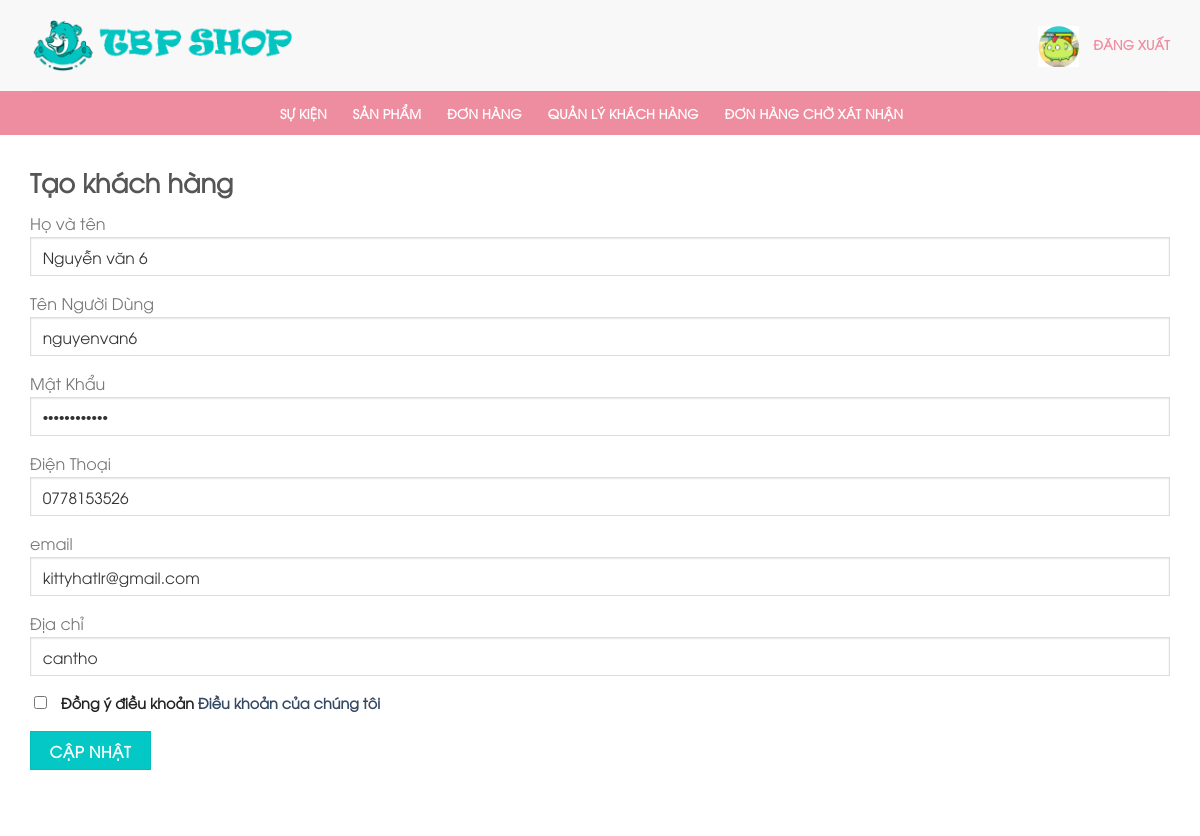
The page /Editcutomer.php?edit=nguyenvan6 on the database its author committed.
### tables this page shows
CREATE TABLE `customer` (
  `Customer_ID` varchar(100) NOT NULL,
  `Full_name` varchar(150) NOT NULL,
  `Username` varchar(100) NOT NULL,
  `Password` varchar(100) NOT NULL,
  `Phone` varchar(14) NOT NULL,
  `Email` varchar(100) NOT NULL,
  `Address` varchar(255) NOT NULL,
  `Image` varchar(100) NOT NULL,
  `Startus` varchar(100) NOT NULL,
  `Point` int(10) NOT NULL
);

### Account.php (called while the page is built, shortened)
<?php
class Account {
    public function seach($conn){
        $id = $_GET['edit'];
        $sql = "SELECT * FROM customer where  Customer_ID='$id'";
        $result = $conn->query($sql);
        return $result;
    }
}

### Editcutomer.php (the view, shortened to what this page needs)
<!DOCTYPE html>
<html lang="vi" class="loading-site no-js">
    <head>
        <link rel='stylesheet' id='wp-block-library-css'
              href='./includes/css/dist/block-library/style.min234e.css?ver=5.5.7' type='text/css' media='all' />
        <link rel='stylesheet' id='wc-block-vendors-style-css'
              href='./content/plugins/woocommerce/packages/woocommerce-blocks/build/vendors-style6b00.css?ver=3.4.0'
              type='text/css' media='all' />
        <link rel='stylesheet' id='wc-block-style-css'
              href='./content/plugins/woocommerce/packages/woocommerce-blocks/build/style6b00.css?ver=3.4.0'
              type='text/css' media='all' />
        <link rel='stylesheet' id='contact-form-7-css'
              href='./content/plugins/contact-form-7/includes/css/stylesde54.css?ver=5.3' type='text/css' media='all' />
        <link rel='stylesheet' id='wcva-shop-frontend-css'
              href='./content/plugins/woocommerce-colororimage-variation-select/css/shop-frontend234e.css?ver=5.5.7'
              type='text/css' media='all' />
        <link rel='stylesheet' id='dashicons-css' href='./includes/css/dashicons.min234e.css?ver=5.5.7' type='text/css'
              media='all' />
        <link rel='stylesheet' id='flatsome-ionicons-css'
              href='././maxcdn.bootstrapcdn.com/font-awesome/4.7.0/css/font-awesome.min234e.css?ver=5.5.7' type='text/css'
              media='all' />
        <link rel='stylesheet' id='flatsome-icons-css'
              href='./content/themes/flatsome/assets/css/fl-iconsae34.css?ver=3.12' type='text/css' media='all' />
        <link rel='stylesheet' id='flatsome-main-css'
              href='./content/themes/flatsome/assets/css/flatsomee56c.css?ver=3.12.2' type='text/css' media='all' />
        <link rel='stylesheet' id='flatsome-shop-css'
              href='./content/themes/flatsome/assets/css/flatsome-shope56c.css?ver=3.12.2' type='text/css' media='all' />
        <link rel='stylesheet' id='flatsome-style-css' href='./content/themes/web-khoi-nghiep/style6aec.css?ver=3.0'
              type='text/css' media='all' />
        <link rel="stylesheet" href="./admin/css/css.css">
    </head>
    <body
        <div class="archive post-type-archive post-type-archive-product theme-flatsome woocommerce woocommerce-page woocommerce-no-js lightbox nav-dropdown-has-arrow">
            <div id="wrapper">
                <header id="header" class="header has-sticky sticky-jump">
                    <div class="header-wrapper">
                        <div class="header-wrapper">
                            <div id="masthead" class="header-main hide-for-sticky">
                                <div class="header-inner flex-row container logo-left medium-logo-center" role="navigation">
                                    <div id="logo" class="flex-col logo">
                                        <a href="admin.php" title="Gấu bông siêu đẹp - Một trang web mới Của TBP.Shop"
                                           rel="home">
                                            <img width="281" height="91" src="content/uploads/2020/10/logoshop.png"
                                                 class="header_logo header-logo" alt="Gấu bông siêu đẹp" /><img width="281"
                                                 alt="Gấu bông siêu đẹp" /></a>
                                    </div>
                                    <div class="flex-col hide-for-medium flex-right">
                                        <ul class="header-nav header-nav-main nav nav-right  nav-uppercase">
                                            <li id="dangxuat" style="display: block;" title="ADMIN">
                                                <img src="admin/images/avata.png" alt="" srcset="" id="avatar">
                                                <a href="Dangnhap.php">
                                                    <span id="Đăng xuất">
                                                        Đăng Xuất
                                                    </span>
                                                </a>
                                            </li>
                                        </ul>
                                    </div>
                                </div>
                                <div class="container">
                                    <div class="top-divider full-width"></div>
                                </div>
                            </div>
                            <div id="wide-nav" class="header-bottom wide-nav nav-dark flex-has-center hide-for-medium">
                                <div class="flex-row container">
                                    <div class="flex-col hide-for-medium flex-center">
                                        <ul class="nav header-nav header-bottom-nav nav-center  nav-spacing-xlarge nav-uppercase">
                                            <li id="menu-item-50"
                                                class="menu-item menu-item-type-post_type menu-item-object-page menu-item-home menu-item-50">
                                                <a href="admin.php" class="nav-top-link">Sự kiện</a></li>
                                            <li id="menu-item-583"
                                                class="menu-item menu-item-type-taxonomy menu-item-object-product_cat menu-item-583">
                                                <a href="manageproduct.php" class="nav-top-link">Sản Phẩm</a></li>
                                            <li id="menu-item-584"
                                                class="menu-item menu-item-type-taxonomy menu-item-object-product_cat menu-item-584">
                                                <a href="donhang_xatnhan.php" class="nav-top-link">Đơn hàng</a></li>
                                            <li id="menu-item-585"
                                                class="menu-item menu-item-type-taxonomy menu-item-object-product_cat menu-item-585">
                                                <a href="managecustomer.php" class="nav-top-link">Quản lý khách hàng</a>
                                            </li>
                                            <li id="menu-item-586"
                                                class="menu-item menu-item-type-taxonomy menu-item-object-product_cat menu-item-586">
                                                <a href="donhang.php" class="nav-top-link">Đơn hàng chờ xát nhận</a></li>
                                        </ul>
                                    </div>
                                </div>
                            </div>
                            <div class="header-bg-container fill">
                                <div class="header-bg-image fill"></div>
                                <div class="header-bg-color fill"></div>
                            </div>
                        </div>
                </header>
                <main id="main" class="">
                    <div class="row category-page-row">
                        <div class="col large-12">
                            <div class="shop-container">
                                <div class="woocommerce-notices-wrapper">
                                    <section>
                                        <div class="noi-dung">
                                            <div class="form">
                                                <h2>Tạo khách hàng</h2>
                                                <form action="#" method="post">
                                                    <?php
                                                    require_once './Account.php';
                                                    require_once './Connett.php';
                                                    $call = new Account("", "", "", "", "", "", "", "", "","");
                                                    $results = $call->seach($conn);
                                                    while ($roww = $results->fetch_assoc()) {
                                                        ?>
                                                        <div class="input-form">
                                                            <span>Họ và tên</span>
                                                            <input  value="<?php echo $roww['Full_name'] ?>" type="text" name="fullname"  required title="Vui lòng nhập họ và tên">
                                                        </div>
                                                        <div class="input-form">
                                                            <span>Tên Người Dùng</span>
                                                            <input disabled="" value="<?php echo $roww['Customer_ID'] ?>" type="text" name="name" pattern="[A-Za-z0-9]{5,30}" title="Sử dụng Tên không có ký tự đặc biệt hoặc khoảng trống" required>
                                                        </div>
                                                        <div class="input-form">
                                                            <span>Mật Khẩu</span>
                                                            <input  value="<?php echo $roww['Password'] ?>" type="password" name="password" pattern="(?=.*\d)(?=.*[a-z])(?=.*[A-Z]).{8,}"  title="Phải chứa ít nhất một số và một chữ cái viết hoa và viết thường và ít nhất 8 ký tự" required>
                                                        </div>
                                                        <div class="input-form">
                                                            <span>Điện Thoại</span>
                                                            <input  value="<?php echo $roww['Phone'] ?>" type="text" name="phone" pattern="[0]{1}[1-9]{1}[0-9]{8,9}" title="Vui lòng Nhập đúng Số điện thoại" required>
                                                        </div>
                                                        <div class="input-form">
                                                            <span>email</span>
                                                            <input  value="<?php echo $roww['Email'] ?>" type="email" name="email" title="Vui lòng nhập Email" required>
                                                        </div>
                                                        <div class="input-form">
                                                            <span>Địa chỉ</span>
                                                            <input  value="<?php echo $roww['Address'] ?>" type="text" name="diachi" title="Nhập địa chỉ" required>
                                                        </div>
                                                        <div class="dieukhoan">
                                                            <label><input type="checkbox" name="dieukhoan" title="Vui lòng nhập vào điều khoảng" required> Đồng ý điều khoản <a href="http://">Điều khoản của chúng tôi</a></label>
                                                        </div>
                                                        <div class="input-form">
                                                            <input type="submit" name="submit" value="Cập nhật">
                                                        </div>
                                                    <?php }?>
                                                    </form>
                                                </div>
                                            </div>
                                        </section>
                                </div>
                            </div>
                        </div>
                    </div>
                </main>
            </div>
    </body>
</html>

### content/themes/flatsome/assets/css/flatsome-shope56c.css (style rules this page uses)
.category-page-row { padding-top:30px }

### content/themes/web-khoi-nghiep/style6aec.css (style rules this page uses)
html, body { overflow-x: hidden; }
body { font-family: "custom-font", sans-serif !important }
.nav > li > a { font-family: "custom-font", sans-serif !important; }
h1,h2,h3,h4,h5,h6, .heading-font { font-family: "custom-font", sans-serif !important; }

### admin/css/css.css (style rules this page uses)
.full-width .ubermenu-nav, .container, .row { max-width: 1170px }
.header-main { height: 91px }
#logo img { max-height: 91px }
#logo { width: 281px; }
.header-bottom { min-height: 44px }
.header-bg-color, .header-wrapper { background-color: rgba(249, 249, 249, 0.9) }
.header-bottom { background-color: #ef8da0 }
.header-bottom-nav>li>a { line-height: 16px }
.accordion-title.active, .has-icon-bg .icon .icon-inner, .logo a, .primary.is-underline, .primary.is-link, .badge-outline .badge-inner, .nav-outline>li.active>a, .nav-outline>li.active>a, .cart-icon strong, [data-color='primary'], .is-outline.primary { color: #03c8c5; }
.scroll-to-bullets a, .featured-title, .label-new.menu-item>a:after, .nav-pagination>li>.current, .nav-pagination>li>span:hover, .nav-pagination>li>a:hover, .has-hover:hover .badge-outline .badge-inner, button[type="submit"], .button.wc-forward:not(.checkout):not(.checkout-button), .button.submit-button, .button.primary:not(.is-outline), .featured-table .title, .is-outline:hover, .has-icon:hover .icon-label, .nav-dropdown-bold .nav-column li>a:hover, .nav-dropdown.nav-dropdown-bold>li>a:hover, .nav-dropdown-bold.dark .nav-column li>a:hover, .nav-dropdown.nav-dropdown-bold.dark>li>a:hover, .is-outline:hover, .tagcloud a:hover, .grid-tools a, input[type='submit']:not(.is-form), .box-badge:hover .box-text, input.button.alt, .nav-box>li>a:hover, .nav-box>li.active>a, .nav-pills>li.active>a, .current-dropdown .cart-icon strong, .cart-icon:hover strong, .nav-line-bottom>li>a:before, .nav-line-grow>li>a:before, .nav-line>li>a:before, .banner, .header-top, .slider-nav-circle .flickity-prev-next-button:hover svg, .slider-nav-circle .flickity-prev-next-button:hover .arrow, .primary.is-outline:hover, .button.primary:not(.is-outline), input[type='submit'].primary, input[type='submit'].primary, input[type='reset'].button, input[type='button'].primary, .badge-inner { background-color: #03c8c5; }
body { font-family: "Helvetica,Arial,sans-serif", sans-serif }
body { font-weight: 0 }
.nav>li>a { font-family: "Helvetica,Arial,sans-serif", sans-serif; }
.nav>li>a { font-weight: 700; }
h1, h2, h3, h4, h5, h6, .heading-font, .off-canvas-center .nav-sidebar.nav-vertical>li>a { font-family: "Helvetica,Arial,sans-serif", sans-serif; }
h1, h2, h3, h4, h5, h6, .heading-font, .banner h1, .banner h2 { font-weight: 700; }
.header:not(.transparent) .header-nav.nav>li>a { color: #ef8da0; }
.header:not(.transparent) .header-bottom-nav.nav>li>a { color: #ffffff; }
.absolute-footer, html { background-color: #ef8da0 }
#avatar { height: 41px; width: 41px; margin-left: 10px; margin-right: 10px; }

### Editcutomer.php (style rules this page uses)
:root { --primary-color: #03c8c5; }

### rows shown on the page
customer: fullname "Nguyễn văn 6", name "nguyenvan6", phone "0778153526", email "kittyhatlr@gmail.com", diachi "cantho"
